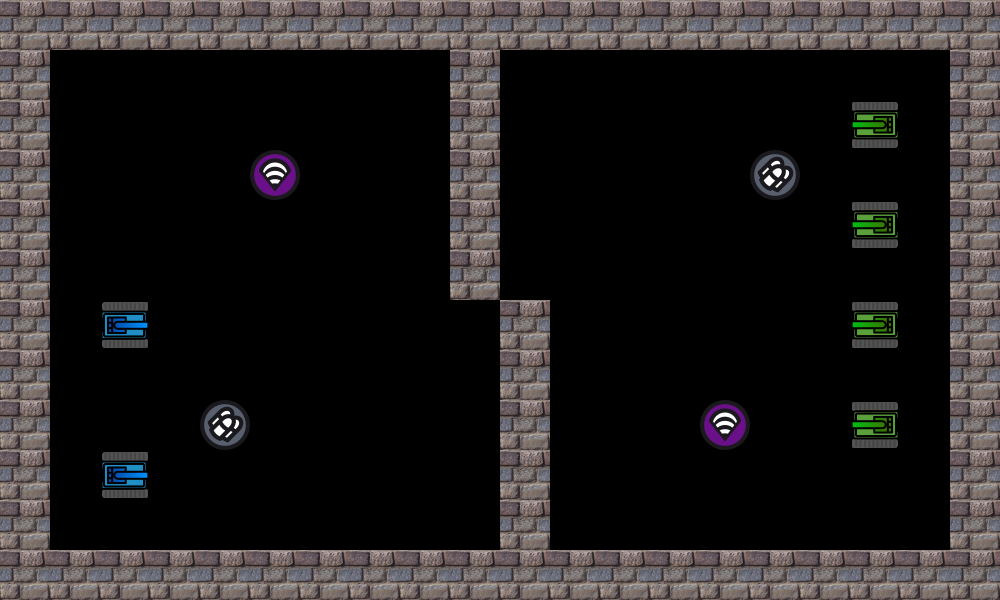

This game map was drawn from its Tiled (.tmx) file and the tilesets committed beside it. A one-line description and the full map source follow:
An orthogonal 20x12 tile map with 50x50 px tiles, 1 tile layer (圖塊層 1).

<map version="1.9" tiledversion="1.9.2" orientation="orthogonal" renderorder="right-down" width="20" height="12" tilewidth="50" tileheight="50" infinite="0" nextlayerid="2" nextobjectid="1">
 <tileset firstgid="1" name="TankManObj" tilewidth="50" tileheight="50" tilecount="5" columns="5">
  <image source="../image/TankManObj.png" width="250" height="50" />
 </tileset>
 <layer id="1" name="圖塊層 1" width="20" height="12">
  <data encoding="csv">
3,3,3,3,3,3,3,3,3,3,3,3,3,3,3,3,3,3,3,3,
3,0,0,0,0,0,0,0,0,3,0,0,0,0,0,0,0,0,0,3,
3,0,0,0,0,0,0,0,0,3,0,0,0,0,0,0,0,1,0,3,
3,0,0,0,0,5,0,0,0,3,0,0,0,0,0,4,0,0,0,3,
3,0,0,0,0,0,0,0,0,3,0,0,0,0,0,0,0,1,0,3,
3,0,0,0,0,0,0,0,0,3,0,0,0,0,0,0,0,0,0,3,
3,0,2,0,0,0,0,0,0,0,3,0,0,0,0,0,0,1,0,3,
3,0,0,0,0,0,0,0,0,0,3,0,0,0,0,0,0,0,0,3,
3,0,0,0,4,0,0,0,0,0,3,0,0,0,5,0,0,1,0,3,
3,0,2,0,0,0,0,0,0,0,3,0,0,0,0,0,0,0,0,3,
3,0,0,0,0,0,0,0,0,0,3,0,0,0,0,0,0,0,0,3,
3,3,3,3,3,3,3,3,3,3,3,3,3,3,3,3,3,3,3,3
</data>
 </layer>
</map>
